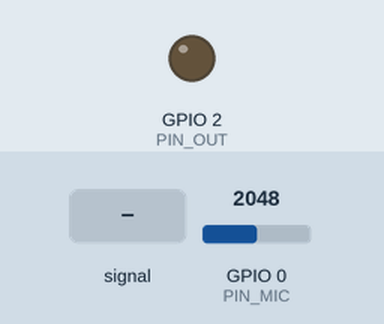
This sketch was run on a simulated ESP32-C3. Shown: output pins drawn as LEDs (lit = HIGH). Dashed ring = blinking. The inputs (shaded band) are chosen by the test bench; at power-on: GPIO 0 (PIN_MIC) = 2048.

Above: at 1.2 s.
1.3 s: GPIO 0 (PIN_MIC) fed a 200 Hz sine of ±1842 counts around its level
At 2.1 s:
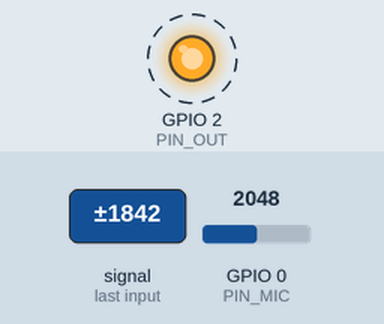
4.3 s: GPIO 0 (PIN_MIC) set to 2866
At 4.3 s:
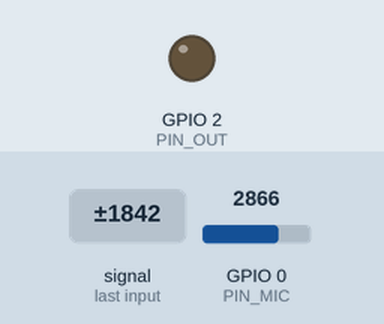
Timing chart, 0 to 7.3 s (numbered marks = the images above; inputs shaded):
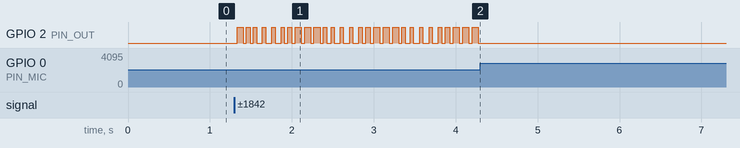

Measured:
- after the input at 1.3 s, GPIO 2 (PIN_OUT): alternates HIGH for 0.04 s and LOW for 0.04 s, starting at once
- after the input at 4.3 s, GPIO 2 (PIN_OUT): stops changing and stays LOW

The sketch:

bat.ino
```cpp
// bat — a divide-by-16 ultrasound detector. The microphone (SPU0410LR5H,
// biased to half the supply) feeds a comparator-style zero-crossing count on
// A0; the output pin toggles every eight crossings, so 45 kHz becomes an
// audible 2.8 kHz tone on the earphone. Needs a fast ADC loop (ESP32-C3 or
// SAMD21); on slower boards use the analog comparator interrupt instead.
const uint8_t PIN_MIC = A0;
const uint8_t PIN_OUT = 2;
const int MID = 512;
const int HYST = 20;            // hysteresis in ADC counts against noise
bool above = false;
uint8_t crossings = 0;
bool out = false;

void setup() { pinMode(PIN_OUT, OUTPUT); }

void loop() {
  int v = analogRead(PIN_MIC);
  if (!above && v > MID + HYST) { above = true; crossings++; }
  else if (above && v < MID - HYST) { above = false; }
  if (crossings >= 8) {         // 8 rising crossings = 8 cycles -> one output half-cycle
    crossings = 0;
    out = !out;
    digitalWrite(PIN_OUT, out ? HIGH : LOW);
  }
}
```
